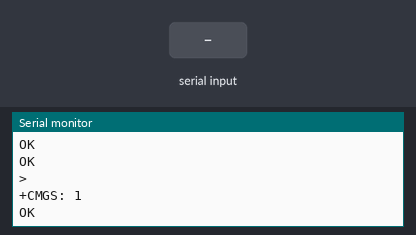
The sketch below on a simulated Arduino Uno, built with avr-gcc and run on an emulated ATmega328P. Shown: the last lines printed to the serial monitor. Inputs (shaded band) come from the test bench. The modem accepts every AT command (registered, SIM ready, sends succeed) and sends nothing else.

Above: at 4.2 s.
4.3 s: "1" received over the second serial link
At 4.9 s:
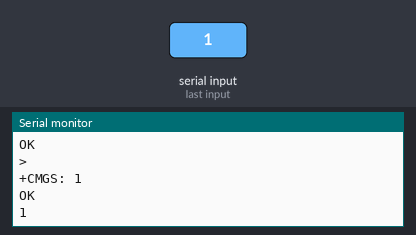
6.0 s: "0" received over the second serial link
At 7.3 s:
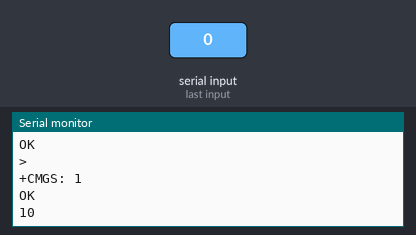

The sketch:

TEST_SIM800L.ino
```cpp
#include <SoftwareSerial.h>      // Include the SoftwareSerial library for serial communication

// Create a SoftwareSerial object on pins 3 (RX) and 2 (TX) to communicate with the SIM800L module
SoftwareSerial mySerial(2, 3);

void setup()
{
  // Initialize the hardware serial port (USB) for communication with the computer at 9600 baud
  Serial.begin(9600);

  // Initialize the software serial port for communication with the SIM800L module at 9600 baud
  mySerial.begin(9600);

  // Print initialization message to the serial monitor
  Serial.println("Initializing...");
  delay(1000);  // Wait for 1 second for module initialization

  // Send basic "AT" command to check if module is responding
  mySerial.println("AT");
  updateSerial();  // Check and display response

  // Set SMS text mode (1 = text mode, 0 = PDU mode)
  mySerial.println("AT+CMGF=1");
  updateSerial();

  // Set the recipient phone number for SMS (with country code)
  mySerial.println("AT+CMGS=\"+XXXXXXXXXXXX\""); // Replace with your phone number (include country code)
  updateSerial();

  // Send the SMS message content
  mySerial.print("Hello"); // Replace with your message text
  updateSerial();

  // Send Ctrl+Z (ASCII 26) to indicate end of message and send the SMS
  mySerial.write(26);
}

void loop()
{
  // Continuously check for serial communication updates
  updateSerial();
}

// Function to handle two-way communication between Arduino and SIM800L module
void updateSerial()
{
  delay(500);  // Short delay to allow data to arrive

  // Forward any data received from computer (Serial) to the SIM800L module (mySerial)
  while (Serial.available())
  {
    mySerial.write(Serial.read());
  }

  // Forward any data received from SIM800L module (mySerial) to the computer (Serial)
  while(mySerial.available())
  {
    Serial.write(mySerial.read());
  }
}
```

Measured:
- after the input at 4.3 s, the serial monitor: prints a new line after 0.25 s (image 1)
- after the input at 6.0 s, the serial monitor: prints a new line after 0.05 s (image 2)
